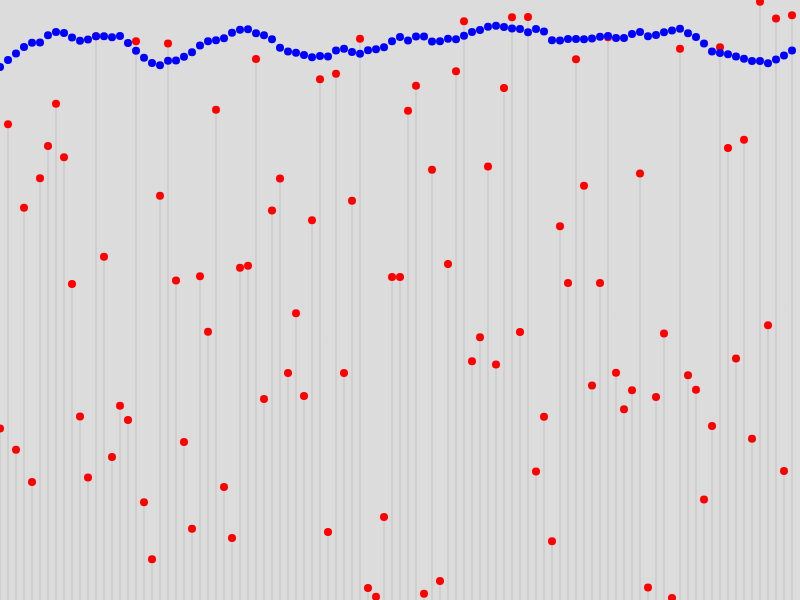
Frame 1 (no input)
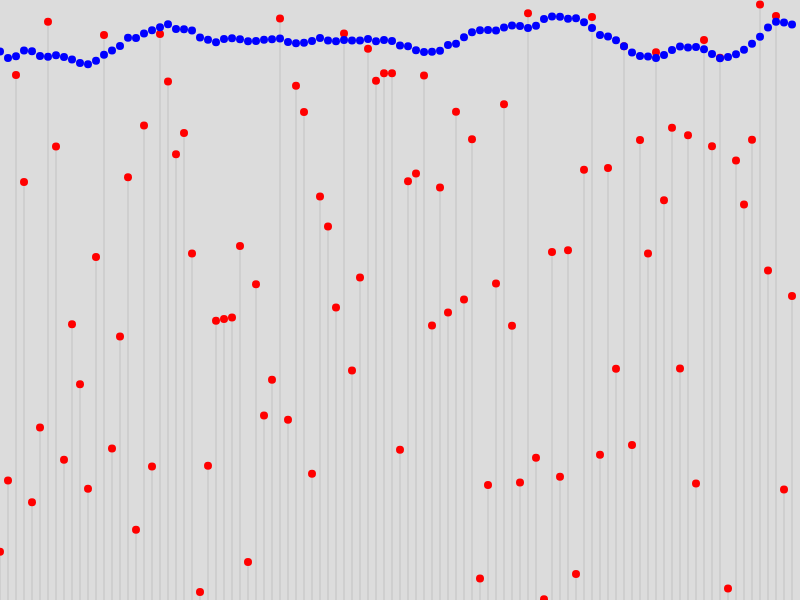
Frame 60 (no input)
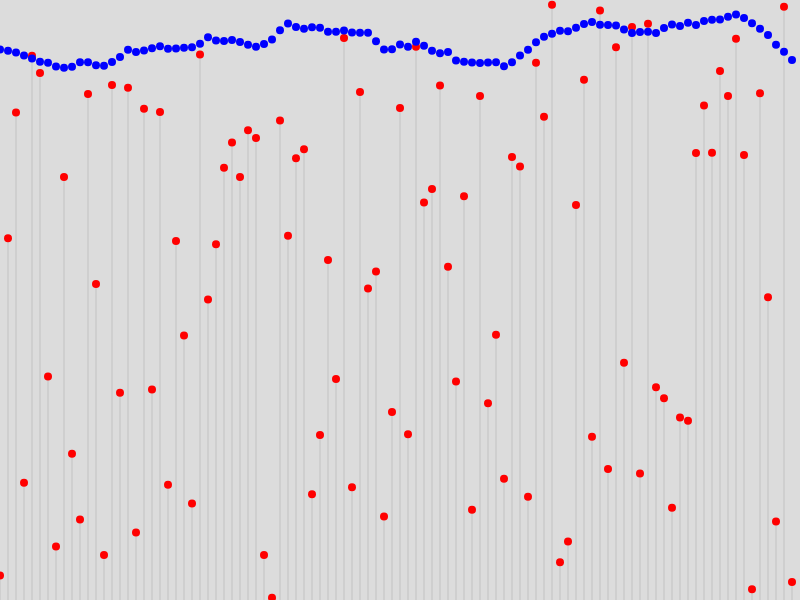
Frame 120 (the mouse pressed at the canvas centre since frame 60)

The p5.js sketch that drew these frames (run headless with seeded random() and noise() and a simulated clock; from frame 60 on, the mouse is pressed at the canvas centre):

// p5.js sketch
// ── sketch.js
let size = 8;
let steps;
let time = 0;

function setup() {
  createCanvas(800, 600);

  frameRate(20);

  steps = round(width/size);
}

function draw() {
  background(220);

  for (let i = 0; i < steps; i++) {
    let x = i*width/steps;
    
    let y = random(height);
    
    stroke(0, 30);
    line(x,y,x,height);

    noStroke();
    fill(255,0,0);
    ellipse(x, y, size, size);
  }

  for (let i = 0; i < steps; i++) {
    let x = i*width/steps;

    let y = noise(time)*100;

    noStroke();
    fill(0,0,255);
    ellipse(x, y, size, size);

    time += 0.1;
  }

  time += 0.1;
}
